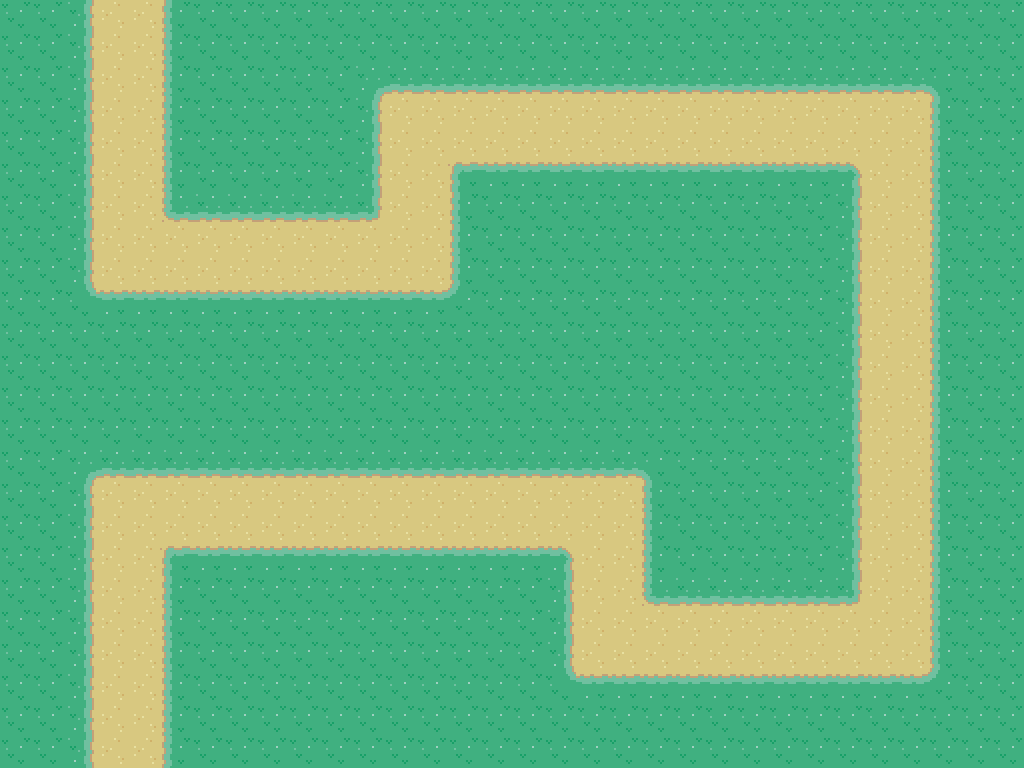

The image is a tile-based game level rendered from a .tmx file. Its description and complete source (layers, tilesets, objects, tile grids) follow:
An orthogonal 32x24 tile map with 32x32 px tiles, 1 tile layer (top).

<map version="1.2" tiledversion="1.2.3" orientation="orthogonal" renderorder="right-down" width="32" height="24" tilewidth="32" tileheight="32" infinite="0" nextlayerid="4" nextobjectid="1">
 <tileset firstgid="1" name="tuxmon-sample-32px" tilewidth="32" tileheight="32" tilecount="720" columns="24">
  <image source="tuxmon-sample-32px.png" width="768" height="960" />
  <tile id="124">
   <properties>
    <property name="collide" type="bool" value="true" />
   </properties>
  </tile>
  <tile id="173">
   <properties>
    <property name="collide" type="bool" value="false" />
    <property name="tower" type="bool" value="true" />
   </properties>
  </tile>
 </tileset>
 <layer id="2" name="top" width="32" height="24">
  <data encoding="csv">
126,126,173,125,125,175,126,126,126,126,126,126,126,126,126,126,126,126,126,126,126,126,126,126,126,126,126,126,126,126,126,126,
126,126,173,125,125,175,126,126,126,126,126,126,126,126,126,126,126,126,126,126,126,126,126,126,126,126,126,126,126,126,126,126,
126,126,173,125,125,175,126,126,126,126,126,149,150,150,150,150,150,150,150,150,150,150,150,150,150,150,150,150,150,151,126,126,
126,126,173,125,125,175,126,126,126,126,126,173,125,125,125,125,125,125,125,125,125,125,125,125,125,125,125,125,125,175,126,126,
126,126,173,125,125,175,126,126,126,126,126,173,125,125,125,125,125,125,125,125,125,125,125,125,125,125,125,125,125,175,126,126,
126,126,173,125,125,175,126,126,126,126,126,173,125,125,171,198,198,198,198,198,198,198,198,198,198,198,172,125,125,175,126,126,
126,126,173,125,125,195,150,150,150,150,150,196,125,125,175,126,126,126,126,126,126,126,126,126,126,126,173,125,125,175,126,126,
126,126,173,125,125,125,125,125,125,125,125,125,125,125,175,126,126,126,126,126,126,126,126,126,126,126,173,125,125,175,126,126,
126,126,173,125,125,125,125,125,125,125,125,125,125,125,175,126,126,126,126,126,126,126,126,126,126,126,173,125,125,175,126,126,
126,126,197,198,198,198,198,198,198,198,198,198,198,198,199,126,126,126,126,126,126,126,126,126,126,126,173,125,125,175,126,126,
126,126,126,126,126,126,126,126,126,126,126,126,126,126,126,126,126,126,126,126,126,126,126,126,126,126,173,125,125,175,126,126,
126,126,126,126,126,126,126,126,126,126,126,126,126,126,126,126,126,126,126,126,126,126,126,126,126,126,173,125,125,175,126,126,
126,126,126,126,126,126,126,126,126,126,126,126,126,126,126,126,126,126,126,126,126,126,126,126,126,126,173,125,125,175,126,126,
126,126,126,126,126,126,126,126,126,126,126,126,126,126,126,126,126,126,126,126,126,126,126,126,126,126,173,125,125,175,126,126,
126,126,149,150,150,150,150,150,150,150,150,150,150,150,150,150,150,150,150,150,151,126,126,126,126,126,173,125,125,175,126,126,
126,126,173,125,125,125,125,125,125,125,125,125,125,125,125,125,125,125,125,125,175,126,126,126,126,126,173,125,125,175,126,126,
126,126,173,125,125,125,125,125,125,125,125,125,125,125,125,125,125,125,125,125,175,126,126,126,126,126,173,125,125,175,126,126,
126,126,173,125,125,171,198,198,198,198,198,198,198,198,198,198,198,172,125,125,175,126,126,126,126,126,173,125,125,175,126,126,
126,126,173,125,125,175,126,126,126,126,126,126,126,126,126,126,126,173,125,125,195,150,150,150,150,150,196,125,125,175,126,126,
126,126,173,125,125,175,126,126,126,126,126,126,126,126,126,126,126,173,125,125,125,125,125,125,125,125,125,125,125,175,126,126,
126,126,173,125,125,175,126,126,126,126,126,126,126,126,126,126,126,173,125,125,125,125,125,125,125,125,125,125,125,175,126,126,
126,126,173,125,125,175,126,126,126,126,126,126,126,126,126,126,126,197,198,198,198,198,198,198,198,198,198,198,198,199,126,126,
126,126,173,125,125,175,126,126,126,126,126,126,126,126,126,126,126,126,126,126,126,126,126,126,126,126,126,126,126,126,126,126,
126,126,173,125,125,175,126,126,126,126,126,126,126,126,126,126,126,126,126,126,126,126,126,126,126,126,126,126,126,126,126,126
</data>
 </layer>
</map>
